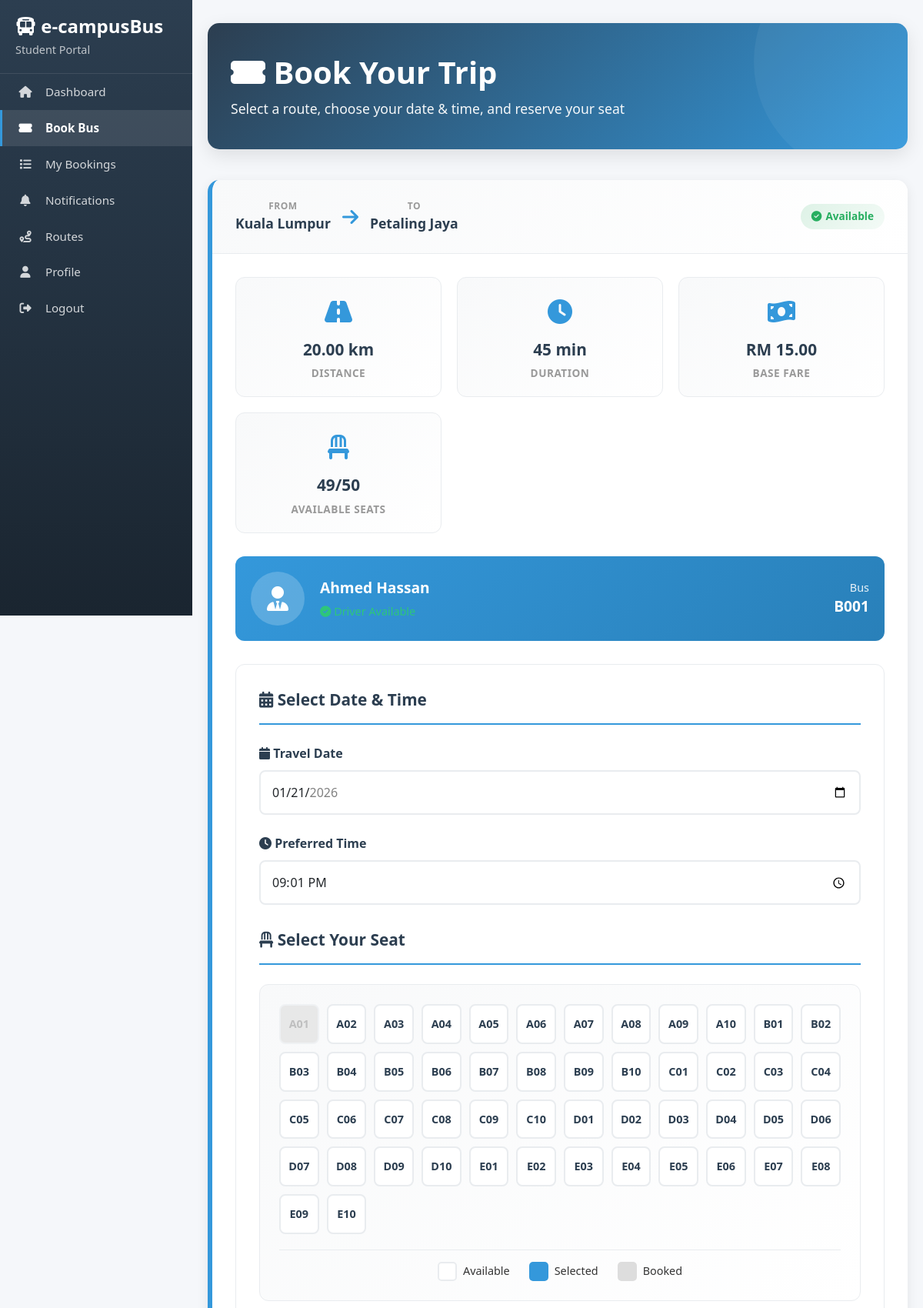
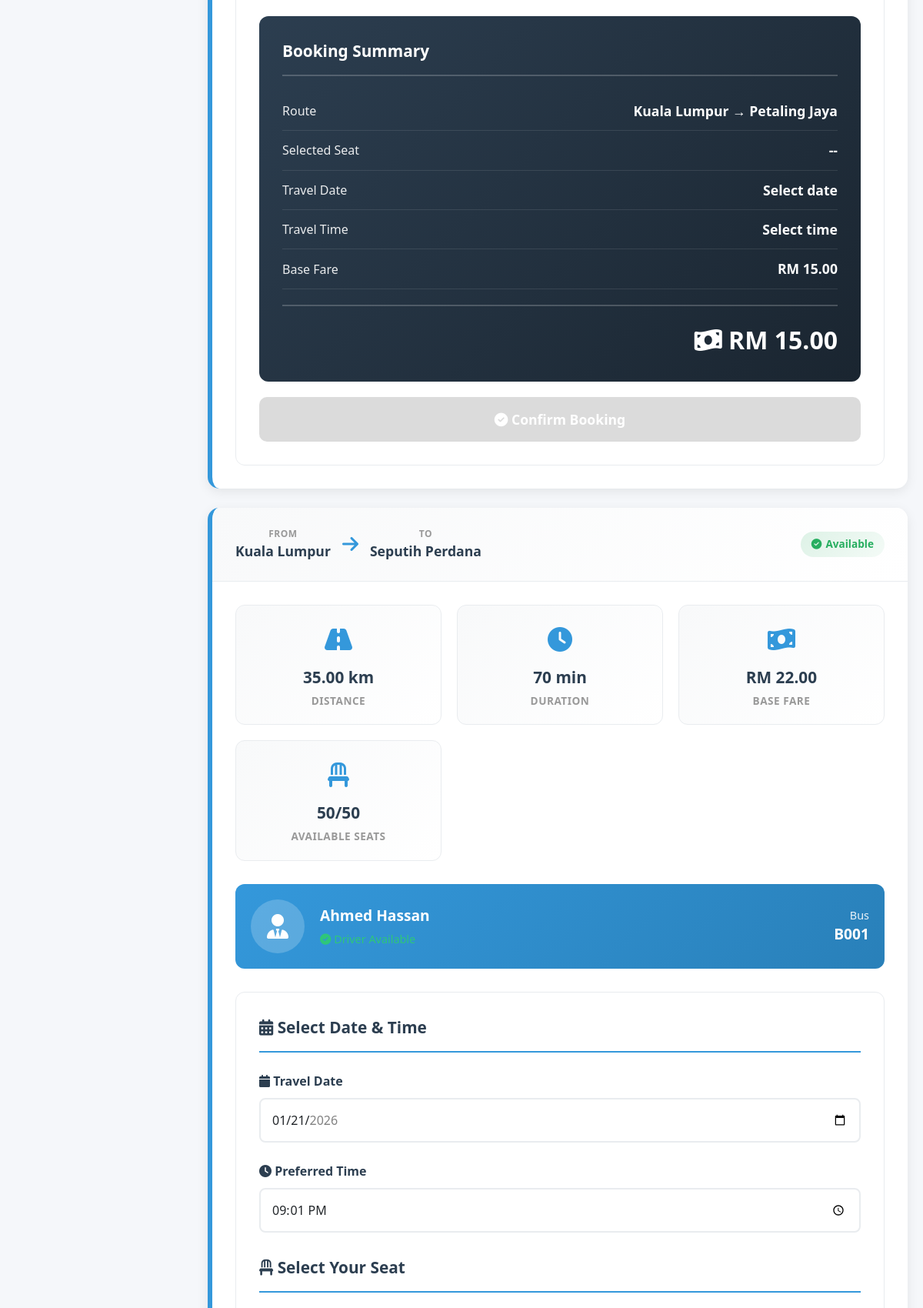
The app's page /student/make_booking.php (signed in, upper part) with its own data (2 pictures, top to bottom).
### tables this page shows
CREATE TABLE routes (
    route_id INT PRIMARY KEY AUTO_INCREMENT,
    from_location VARCHAR(100) NOT NULL,
    to_location VARCHAR(100) NOT NULL,
    distance DECIMAL(5, 2),
    duration INT,
    base_fare DECIMAL(10, 2) NOT NULL,
    status ENUM('active', 'inactive') DEFAULT 'active',
    created_at TIMESTAMP DEFAULT CURRENT_TIMESTAMP
);

CREATE TABLE buses (
    bus_id INT PRIMARY KEY AUTO_INCREMENT,
    bus_number VARCHAR(20) UNIQUE NOT NULL,
    capacity INT NOT NULL,
    driver_id INT,
    status ENUM('available', 'maintenance', 'in_use') DEFAULT 'available',
    created_at TIMESTAMP DEFAULT CURRENT_TIMESTAMP,
    FOREIGN KEY (driver_id) REFERENCES users(id) ON DELETE SET NULL
);

CREATE TABLE users (
    id INT PRIMARY KEY AUTO_INCREMENT,
    username VARCHAR(50) UNIQUE NOT NULL,
    email VARCHAR(100) UNIQUE NOT NULL,
    password VARCHAR(255) NOT NULL,
    full_name VARCHAR(100) NOT NULL,
    phone_number VARCHAR(15),
    date_of_birth DATE,
    gender ENUM('male', 'female', 'other'),
    role ENUM('student', 'driver', 'admin') DEFAULT 'student',
    reward_points INT DEFAULT 0,
    status ENUM('active', 'inactive', 'suspended') DEFAULT 'active',
    login_attempts INT DEFAULT 0,
    locked_until DATETIME NULL,
    remember_token VARCHAR(255) NULL,
    token_expiry DATETIME NULL,
    last_login DATETIME NULL,
    created_at TIMESTAMP DEFAULT CURRENT_TIMESTAMP,
    updated_at TIMESTAMP DEFAULT CURRENT_TIMESTAMP ON UPDATE CURRENT_TIMESTAMP
);

### student/make_booking.php (the view, shortened to what this page needs)
<?php
require_once '../includes/functions.php';
try {
    $pdo = new PDO(
        "mysql:host=localhost;dbname=bus_management;charset=utf8mb4",
        "root",
        ""
    );
    $pdo->setAttribute(PDO::ATTR_ERRMODE, PDO::ERRMODE_EXCEPTION);
    $stmt = $pdo->query("
        SELECT r.*,
               b.bus_id, b.bus_number, b.capacity,
               u.id as driver_id, u.full_name as driver_name, u.status as driver_status,
               (SELECT COUNT(*) FROM bookings WHERE route_id = r.route_id AND booking_date = CURDATE() AND status != 'cancelled') as booked_today
        FROM routes r
        LEFT JOIN buses b ON b.status = 'available'
        LEFT JOIN users u ON u.role = 'driver' AND u.status = 'active'
        WHERE r.status = 'active'
        GROUP BY r.route_id
        ORDER BY r.from_location, r.to_location ASC
    ");
    $routes = $stmt->fetchAll(PDO::FETCH_ASSOC);
} catch(PDOException $e) {
    $error = "Database error: " . $e->getMessage();
}
?>
<!DOCTYPE html>
<html lang="en">
<head>
    <link href="https://cdn.jsdelivr.net/npm/bootstrap@5.3.0-alpha1/dist/css/bootstrap.min.css" rel="stylesheet">
    <link rel="stylesheet" href="https://cdnjs.cloudflare.com/ajax/libs/font-awesome/6.4.0/css/all.min.css">
</head>
<body>
    <div class="sidebar">
        <div class="sidebar-header">
            <h3><i class="fas fa-bus"></i> e-campusBus</h3>
            <p>Student Portal</p>
        </div>
        <nav class="nav flex-column">
            <a class="nav-link" href="dashboard.php"><i class="fas fa-home"></i> Dashboard</a>
            <a class="nav-link active" href="make_booking.php"><i class="fas fa-ticket-alt"></i> Book Bus</a>
            <a class="nav-link" href="bookings.php"><i class="fas fa-list"></i> My Bookings</a>
            <a class="nav-link" href="notifications.php"><i class="fas fa-bell"></i> Notifications</a>
            <a class="nav-link" href="routes.php"><i class="fas fa-route"></i> Routes</a>
            <a class="nav-link" href="profile.php"><i class="fas fa-user"></i> Profile</a>
            <a class="nav-link" href="../logout.php"><i class="fas fa-sign-out-alt"></i> Logout</a>
        </nav>
    </div>
    <div class="main-content">
        <div class="header">
            <h2><i class="fas fa-ticket-alt"></i> Book Your Trip</h2>
            <p>Select a route, choose your date & time, and reserve your seat</p>
        </div>
        <div class="booking-container">
            <?php if (empty($routes)): ?>
                <div class="empty-state">
                    <div class="empty-state-icon">
                        <i class="fas fa-bus-alt"></i>
                    </div>
                    <h3 class="empty-state-title">No Routes Available</h3>
                    <p class="empty-state-text">There are currently no active routes. Please check back later.</p>
                    <a href="routes.php" class="btn btn-primary" style="background: linear-gradient(135deg, var(--accent-blue) 0%, #2980B9 100%); border: none; padding: 10px 30px; border-radius: 8px;">
                        <i class="fas fa-route"></i> Browse All Routes
                    </a>
                </div>
            <?php else: ?>
                <?php foreach($routes as $route):
                    $max_seats = $route['capacity'] ?? 40;
                    $booked_today = $route['booked_today'] ?? 0;
                    $available_seats = $max_seats - $booked_today;
                    $is_available = $available_seats > 0 && $route['driver_status'] === 'active';
                    $stmt = $pdo->prepare("
                        SELECT seat_number FROM bookings
                        WHERE route_id = ? AND booking_date = CURDATE() AND status != 'cancelled'
                    ");
                    $stmt->execute([$route['route_id']]);
                    $occupied_seats = $stmt->fetchAll(PDO::FETCH_COLUMN);
                ?>
                <div class="route-card <?php echo !$is_available ? 'unavailable' : ''; ?>">
                    <div class="route-header">
                        <div class="route-locations">
                            <div class="location-box">
                                <div class="location-label">From</div>
                                <div class="location-name"><?php echo htmlspecialchars($route['from_location']); ?></div>
                            </div>
                            <div class="route-arrow">
                                <i class="fas fa-arrow-right"></i>
                            </div>
                            <div class="location-box">
                                <div class="location-label">To</div>
                                <div class="location-name"><?php echo htmlspecialchars($route['to_location']); ?></div>
                            </div>
                        </div>
                        <div class="route-status">
                            <div class="status-badge <?php echo $is_available ? 'badge-available' : 'badge-unavailable'; ?>">
                                <i class="fas <?php echo $is_available ? 'fa-check-circle' : 'fa-times-circle'; ?>"></i>
                                <?php echo $is_available ? 'Available' : 'Unavailable'; ?>
                            </div>
                        </div>
                    </div>
                    <div class="route-details">
                        <div class="details-grid">
                            <div class="detail-item">
                                <div class="detail-icon"><i class="fas fa-road"></i></div>
                                <div class="detail-value"><?php echo $route['distance']; ?> km</div>
                                <div class="detail-label">Distance</div>
                            </div>
                            <div class="detail-item">
                                <div class="detail-icon"><i class="fas fa-clock"></i></div>
                                <div class="detail-value"><?php echo $route['duration']; ?> min</div>
                                <div class="detail-label">Duration</div>
                            </div>
                            <div class="detail-item">
                                <div class="detail-icon"><i class="fas fa-money-bill-wave"></i></div>
                                <div class="detail-value">RM <?php echo number_format($route['base_fare'], 2); ?></div>
                                <div class="detail-label">Base Fare</div>
                            </div>
                            <div class="detail-item">
                                <div class="detail-icon"><i class="fas fa-chair"></i></div>
                                <div class="detail-value"><?php echo $available_seats; ?>/<?php echo $max_seats; ?></div>
                                <div class="detail-label">Available Seats</div>
                            </div>
                        </div>
                        <?php if (!empty($route['driver_name'])): ?>
                        <div class="driver-info-section">
                            <div class="driver-avatar">
                                <i class="fas fa-user-tie"></i>
                            </div>
                            <div class="driver-details">
                                <div class="driver-name"><?php echo htmlspecialchars($route['driver_name']); ?></div>
                                <div class="driver-status <?php echo $route['driver_status'] === 'active' ? 'available' : 'unavailable'; ?>">
                                    <i class="fas <?php echo $route['driver_status'] === 'active' ? 'fa-check-circle' : 'fa-times-circle'; ?>"></i>
                                    <?php echo $route['driver_status'] === 'active' ? 'Driver Available' : 'Driver Unavailable'; ?>
                                </div>
                            </div>
                            <?php if (!empty($route['bus_number'])): ?>
                            <div style="text-align: right;">
                                <div style="font-size: 0.9rem; opacity: 0.9;">Bus</div>
                                <div style="font-size: 1.2rem; font-weight: 700;"><?php echo htmlspecialchars($route['bus_number']); ?></div>
                            </div>
                            <?php endif; ?>
                        </div>
                        <?php endif; ?>
                        <?php if ($is_available): ?>
                        <form method="POST" id="bookingForm<?php echo $route['route_id']; ?>">
                            <div class="booking-form-section">
                                <div class="form-section-title">
                                    <i class="fas fa-calendar-alt"></i> Select Date & Time
                                </div>
                                <div class="form-group">
                                    <label for="calendar<?php echo $route['route_id']; ?>" class="form-label">
                                        <i class="fas fa-calendar"></i> Travel Date
                                    </label>
                                    <input type="date" id="calendar<?php echo $route['route_id']; ?>" name="booking_date" class="form-control" value="<?php echo date('Y-m-d'); ?>" min="<?php echo date('Y-m-d'); ?>" max="<?php echo date('Y-m-d', strtotime('+30 days')); ?>" required style="padding: 15px; border: 2px solid #e9ecef; border-radius: 8px; font-size: 1rem;">
                                </div>
                                <div class="form-group">
                                    <label for="time<?php echo $route['route_id']; ?>" class="form-label">
                                        <i class="fas fa-clock"></i> Preferred Time
                                    </label>
                                    <input type="time" id="time<?php echo $route['route_id']; ?>" name="booking_time" class="form-control" value="<?php echo date('H:i'); ?>" required style="padding: 15px; border: 2px solid #e9ecef; border-radius: 8px; font-size: 1rem;">
                                </div>
                                <div class="form-section-title" style="margin-top: 30px;">
                                    <i class="fas fa-chair"></i> Select Your Seat
                                </div>
                                <div class="seat-selection">
                                    <div class="seat-grid">
                                        <?php
                                        for ($i = 1; $i <= $max_seats; $i++) {
                                            $seat_letter = chr(64 + ceil($i / 10));
                                            $seat_number = $seat_letter . str_pad(($i % 10) ?: 10, 2, '0', STR_PAD_LEFT);
                                            $is_booked = in_array($seat_number, $occupied_seats);
                                        ?>
                                        <button type="button" class="seat-btn <?php echo $is_booked ? 'booked' : ''; ?>"
                                                data-seat="<?php echo $seat_number; ?>"
                                                onclick="selectSeat(this, '<?php echo $route['route_id']; ?>')"
                                                <?php echo $is_booked ? 'disabled' : ''; ?>>
                                            <?php echo $seat_number; ?>
                                        </button>
                                        <?php } ?>
                                    </div>
                                    <div class="seat-legend">
                                        <div class="legend-item">
                                            <div class="legend-box legend-available"></div>
                                            <span>Available</span>
                                        </div>
                                        <div class="legend-item">
                                            <div class="legend-box legend-selected"></div>
                                            <span>Selected</span>
                                        </div>
                                        <div class="legend-item">
                                            <div class="legend-box legend-booked"></div>
                                            <span>Booked</span>
                                        </div>
                                    </div>
                                </div>
                                <div class="booking-summary">
                                    <div class="summary-title">Booking Summary</div>
                                    <div class="summary-item">
                                        <span class="summary-label">Route</span>
                                        <span class="summary-value"><?php echo htmlspecialchars($route['from_location']); ?> → <?php echo htmlspecialchars($route['to_location']); ?></span>
                                    </div>
                                    <div class="summary-item">
                                        <span class="summary-label">Selected Seat</span>
                                        <span class="summary-value" id="summarySeating<?php echo $route['route_id']; ?>">--</span>
                                    </div>
                                    <div class="summary-item">
                                        <span class="summary-label">Travel Date</span>
                                        <span class="summary-value" id="summaryDate<?php echo $route['route_id']; ?>">Select date</span>
                                    </div>
                                    <div class="summary-item">
                                        <span class="summary-label">Travel Time</span>
                                        <span class="summary-value" id="summaryTime<?php echo $route['route_id']; ?>">Select time</span>
                                    </div>
                                    <div class="summary-item">
                                        <span class="summary-label">Base Fare</span>
                                        <span class="summary-value">RM <?php echo number_format($route['base_fare'], 2); ?></span>
                                    </div>
                                    <div class="total-fare">
                                        <i class="fas fa-money-bill-wave"></i> RM <?php echo number_format($route['base_fare'], 2); ?>
                                    </div>
                                </div>
                                <button type="submit" class="btn-book" id="bookBtn<?php echo $route['route_id']; ?>" disabled>
                                    <i class="fas fa-check-circle"></i> Confirm Booking
                                </button>
                            </div>
                        </form>
                        <?php endif; ?>
                    </div>
                </div>
                <?php endforeach; ?>
            <?php endif; ?>
        </div>
    </div>
</body>
</html>

### records on screen
routes: from_location "Kuala Lumpur", to_location "Petaling Jaya", distance "20.00", duration "45", base_fare "15.00", available_seats "49", buses.capacity "50", users.full_name "Ahmed Hassan", buses.bus_number "B001", seat_number "A01", seat_number "A02", seat_number "A03", seat_number "A04", seat_number "A05", seat_number "A06", seat_number "A07", seat_number "A08", seat_number "A09", seat_number "A10", seat_number "B01", seat_number "B02", seat_number "B03", seat_number "B04", seat_number "B05", seat_number "B06", seat_number "B07", seat_number "B08", seat_number "B09", seat_number "B10", seat_number "C01", seat_number "C02", seat_number "C03", seat_number "C04", seat_number "C05", seat_number "C06", seat_number "C07", seat_number "C08", seat_number "C09", seat_number "C10", seat_number "D01", seat_number "D02", seat_number "D03", seat_number "D04", seat_number "D05", seat_number "D06", seat_number "D07", seat_number "D08", seat_number "D09", seat_number "D10", seat_number "E01", seat_number "E02", seat_number "E03", seat_number "E04", seat_number "E05", seat_number "E06", seat_number "E07", seat_number "E08", seat_number "E09", seat_number "E10"
routes: from_location "Kuala Lumpur", to_location "Seputih Perdana", distance "35.00", duration "70", base_fare "22.00", buses.capacity "50", users.full_name "Ahmed Hassan", buses.bus_number "B001"
